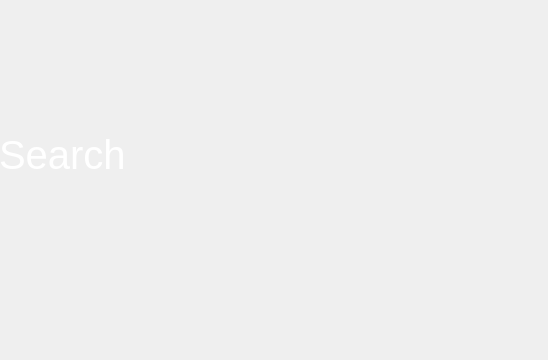
<?xml version="1.0" encoding="UTF-8"?>
<ui version="4.0">
 <class>Form</class>
 <widget class="QWidget" name="Form">
  <property name="geometry">
   <rect>
    <x>0</x>
    <y>0</y>
    <width>548</width>
    <height>360</height>
   </rect>
  </property>
  <property name="windowTitle">
   <string>Form</string>
  </property>
  <widget class="QWidget" name="verticalLayoutWidget">
   <property name="geometry">
    <rect>
     <x>-1</x>
     <y>9</y>
     <width>401</width>
     <height>291</height>
    </rect>
   </property>
   <layout class="QVBoxLayout" name="verticalLayout_2">
    <item>
     <widget class="QLabel" name="label">
      <property name="font">
       <font>
        <pointsize>30</pointsize>
       </font>
      </property>
      <property name="styleSheet">
       <string notr="true">color: white;</string>
      </property>
      <property name="text">
       <string>Search</string>
      </property>
     </widget>
    </item>
   </layout>
  </widget>
 </widget>
 <resources/>
 <connections/>
</ui>
